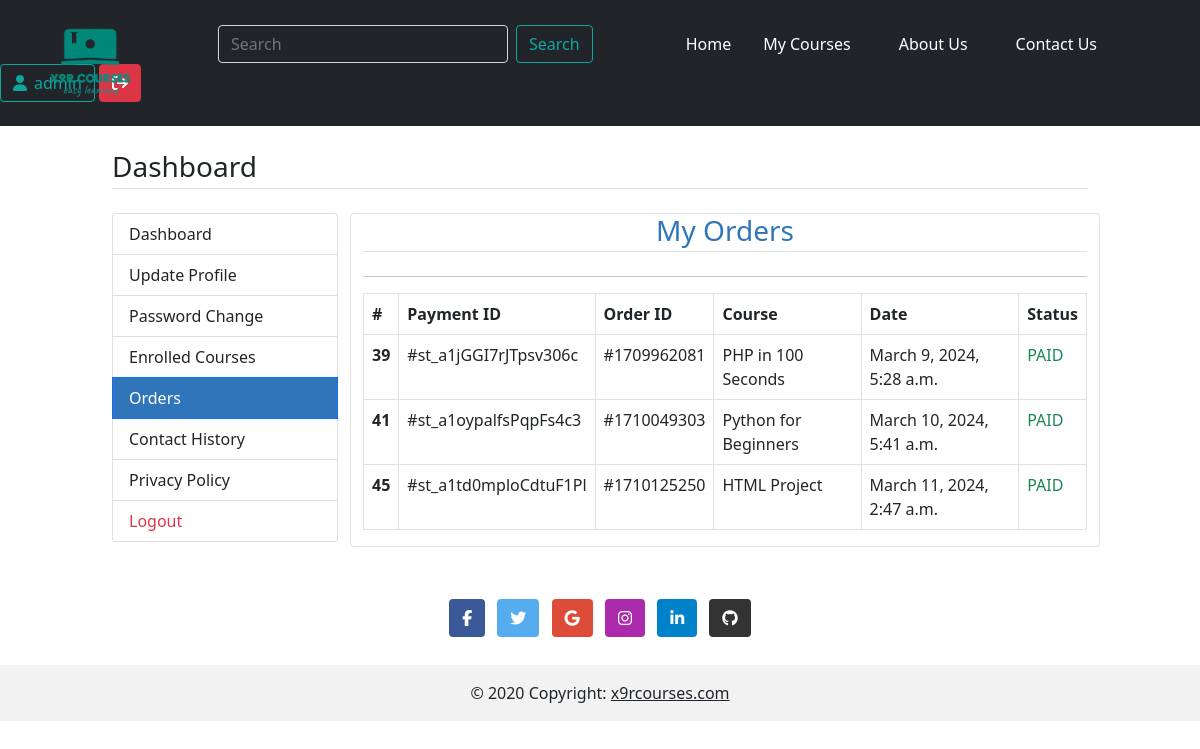
/my-orders/ (signed in), run on the app's committed database.
### courses/models/payment.py (models this page shows)
class Payment(models.Model):
    order_id      = models.CharField(max_length=150, null=True)
    payment_id    = models.CharField(max_length=150, null=True)
    user_course   = models.ForeignKey(UserCourse, null=True, blank=True, on_delete=models.CASCADE)
    user          = models.ForeignKey(User, null=True, on_delete=models.CASCADE)
    course        = models.ForeignKey(Course, null=True, on_delete=models.CASCADE)
    date          = models.DateTimeField(auto_now_add=True)
    status        = models.BooleanField(default=False)

### courses/models/course.py (models this page shows)
class Course(models.Model):
    name          = models.CharField(max_length=50)
    slug          = models.CharField(max_length=50, null=True, unique=True)
    description   = models.TextField(null=True)
    price         = models.IntegerField(default=0)
    discount      = models.IntegerField(default=0)
    active        = models.BooleanField(default=False)
    date          = models.DateTimeField(auto_now_add=True)
    thumbnail     = models.ImageField(upload_to='files/thumbnail')
    resource      = models.FileField(upload_to='files/resource')
    course_length = models.IntegerField()
    def __str__(self):
        return self.name

### courses/views/dashboard.py (the view)
# urls.py: path('my-orders/', my_orders, name='my_orders'),
def my_orders(request):
    orders = Payment.objects.filter(user=request.user)
    payment_ids = [order.payment_id[5:25] for order in orders]
    orders_length = len(orders)
    payment_ids_length = len(payment_ids)
    max_length = max(orders_length, payment_ids_length)
    orders = list(orders)
    payment_ids = list(payment_ids)
    if orders_length < max_length:
        orders.extend([None] * (max_length - orders_length))
    if payment_ids_length < max_length:
        payment_ids.extend([None] * (max_length - payment_ids_length))
    combined_data = zip_longest(orders, payment_ids)
    return render(request, 'courses/user/my_orders.html', {'combined_data': combined_data})

### courses/templates/courses/user/my_orders.html
{% extends "courses/base.html" %}
{% load static %}
{% load course_custom_tags %}
{% block content %}
<main class="container my-4">
	<h3 class="my-4 border-bottom pb-1">Dashboard</h3>
	<div class="row">
        <div class="col-md-3">
            {% include 'courses/user/user-sidebar.html' %}
        </div>
        <div class="col-md-9 border rounded" style=" overflow: hidden; overflow-x: scroll;">
            <h3 class="mb-4 border-bottom pb-1 text-center" style="color: #3075BA;;">My Orders</h3>
            <hr>
            <table class="table table-bordered" style="margin-top: 12px;">
                <thead>
                  <tr>
                    <th scope="col">#</th>
                    <th scope="col">Payment ID</th>
                    <th scope="col">Order ID</th>
                    <th scope="col">Course</th>
                    <th scope="col">Date</th>
                    <th scope="col">Status</th>
                  </tr>
                </thead>
                <tbody>
                  {% for order, payment_id in combined_data %}
                      {% if order %}
                          <tr>
                              <th scope="row">{{ order.pk }}</th>
                              <td>#{{ payment_id }}</td>
                              <td>#{{ order.order_id }}</td>
                              <td>{{ order.course }}</td>
                              <td>{{ order.date }}</td>
                              {% if order.status %}
                              <td class="text-success">PAID</td>
                              {% else %}
                              <td class="text-danger">UNPAID</td>
                              {% endif %}
                          </tr>
                      {% endif %}
                  {% endfor %}
                </tbody>
              </table>
            </div>
	</div>
</main>
{% endblock content %}

### courses/templates/courses/base.html (shortened to what this page needs)
{% load static %}
<!doctype html>
<html lang="en">
  <head>
    <link href="https://cdn.jsdelivr.net/npm/bootstrap@5.0.2/dist/css/bootstrap.min.css" rel="stylesheet">
    <link rel="stylesheet" href="{% static 'courses/css/common.css' %}">
    <link rel="stylesheet" href="https://cdnjs.cloudflare.com/ajax/libs/font-awesome/6.5.1/css/all.min.css" />
  </head>
  <body>
    <header class="py-4 bg-dark text-white">
          <div class="d-flex flex-wrap align-items-center justify-content-center justify-content-lg-start">
            <a href="/" class="d-flex align-items-center text-white text-decoration-none">
              <svg class="bi me-2" width="40" height="32" role="img" aria-label="Bootstrap"><use xlink:href="#bootstrap"/></svg>
            </a>
            <form class="d-flex searchInp" style="margin-left: 170px;" action="{% url 'search' %}" method="get">
              <input required class="form-control me-2 bg-dark text-white" type="search" name="search" value="{{query}}" placeholder="Search" aria-label="Search" style="width: 290px;">
              <button class="btn btn-outline-success" type="submit">Search</button>
            </form>
            <ul class="nav  col-lg-auto me-lg-auto mb-2 justify-content-center mb-md-0" style="margin-left: 85px;">
              <li><a href="{% url 'home' %}" class="nav-link nav-a px-2 text-{% if request.path == '/'%}secondary{% else %}white{% endif %}">Home</a></li>
              <li><a href="/my-courses" class="px-4 nav-link px-2 nav-a text-{% if request.path == '/my-courses'%}secondary{% else %}white{% endif %}">My Courses</a></li>
              <li><a href="/about-us" class="px-4 nav-link px-2 nav-a text-{% if request.path == '/about-us'%}secondary{% else %}white{% endif %}">About Us</a></li>
              <li><a href="/contact-us" class="px-4 nav-link px-2 nav-a text-{% if request.path == '/contact-us'%}secondary{% else %}white{% endif %}">Contact Us</a></li>
            </ul>
            <div style="position: absolute;  left: 30px;">
              <a href="/"><img style="width: 120px;" src="{% static 'courses/images/logo.png' %}" alt=""></a>
            </div>
            <div class="text-end" style="margin-right: 60px;">
              {% if user.is_authenticated %}
              <a href="{% url "dashboard" %}" style="font-size: 16px;"  class="btn btn-primary nav-a usernameBtn bg-dark"><i class="fa fa-user"></i><span style="padding-left: 7px;" class="">{{user}}</span></a>
              <a style="font-size: 16px;" href="/logout" class="btn btn-danger nav-a"></a>
              {% else %}
              <a href="/login" class="btn btn-outline-light me-2 nav-a">Sign-in</a>
              <a href="/signup" class="btn btn-primary nav-a signupBtn">Sign-up</a>
              {% endif %}
            </div>
          </div>
      </header>
<main class="col-10 mx-auto">
  {% block content %}
  {% endblock content %}
</main>
<footer style="bottom: 1px; width: 100%;">
    <footer class="bg-body-tertiary text-center">
        <div class="container p-4 pb-0">
          <section class="mb-4">
            <a
            data-mdb-ripple-init
              class="btn text-white btn-floating m-1"
              style="background-color: #3b5998;"
              href="https://www.facebook.com/djnagounchained/"
              target="_blank"
              role="button"
              ><i class="fab fa-facebook-f"></i
            ></a>
            <a
              data-mdb-ripple-init
              class="btn text-white btn-floating m-1"
              style="background-color: #55acee;"
              href="https://twitter.com/x9rthegoat"
              target="_blank"
              role="button"
              ><i class="fab fa-twitter"></i
            ></a>
            <a
              data-mdb-ripple-init
              class="btn text-white btn-floating m-1"
              style="background-color: #dd4b39;"
              href="mailto:sellingonlinecourses@gmail.com"
              target="_blank"
              role="button"
              ><i class="fab fa-google"></i
            ></a>
            <a
              data-mdb-ripple-init
              class="btn text-white btn-floating m-1"
              style="background-color: #ac2bac;"
              href="https://www.instagram.com/x9rthagoat/"
              target="_blank"
              role="button"
              ><i class="fab fa-instagram"></i
            ></a>
            <a
              data-mdb-ripple-init
              class="btn text-white btn-floating m-1"
              style="background-color: #0082ca;"
              href="https://www.linkedin.com/in/abde-chkir-75135625b/"
              target="_blank"
              role="button"
              ><i class="fab fa-linkedin-in"></i
            ></a>
            <a
              data-mdb-ripple-init
              class="btn text-white btn-floating m-1"
              style="background-color: #333333;"
              href="https://github.com/abdeljalil12541"
              target="_blank"
              role="button"
              ><i class="fab fa-github"></i
            ></a>
          </section>
        </div>
        <div class="text-center p-3" style="background-color: rgba(0, 0, 0, 0.05);">
          © 2020 Copyright:
          <a class="text-body" href="https://mdbootstrap.com/">x9rcourses.com</a>
        </div>
      </footer>
</footer>
  </body>
</html>

### courses/templates/courses/user/user-sidebar.html (shortened to what this page needs)
<div class="list-group">
    <a href="/dashboard/" class="list-group-item {% if request.path == '/dashboard/' %}active{% endif %}">Dashboard</a>
    <a href="/update-profile/" class="list-group-item {% if request.path == '/update-profile/' %}active{% endif %}">Update Profile</a>
    <a href="/password-change/" class="list-group-item {% if request.path == '/password-change/' %}active{% endif %}">Password Change</a>
    <a href="/user-courses-dash/" class="list-group-item {% if request.path == '/user-courses-dash/' %}active{% endif %}">Enrolled Courses</a>
    <a href="/my-orders/" class="list-group-item {% if request.path == '/my-orders/' %}active{% endif %}">Orders</a>
    <a href="/my-contact-history/" class="list-group-item {% if request.path == '/my-contact-history/' %}active{% endif %}">Contact History</a>
    <a href="/privacy-policy/" class="list-group-item {% if request.path == '/privacy-policy/' %}active{% endif %}">Privacy Policy</a>
    <a href="/logout" class="text-danger list-group-item">Logout</a>
</div>

### courses/static/courses/css/common.css (style rules this page uses)
.searchInp button { color:rgb(14, 167, 159) ; border:1px solid rgb(14, 167, 159) ; }
.usernameBtn { color: rgb(14, 167, 159) ; border: 1px solid rgb(14, 167, 159); }

### courses/templates/courses/user/user-sidebar.html (style rules this page uses)
.active { background-color: #3075BA !important; }

### courses/templates/courses/base.html (style rules this page uses)
.nav-a { font-weight: 500; }

### data on the page
Payment: pk "39", payment_id "st_a1jGGI7rJTpsv306c", order_id "1709962081", course "PHP in 100 Seconds", date "March 9, 2024, 5:28 a.m.", status "PAID"
Payment: pk "41", payment_id "st_a1oypalfsPqpFs4c3", order_id "1710049303", course "Python for Beginners", date "March 10, 2024, 5:41 a.m.", status "PAID"
Payment: pk "45", payment_id "st_a1td0mploCdtuF1Pl", order_id "1710125250", course "HTML Project", date "March 11, 2024, 2:47 a.m.", status "PAID"
